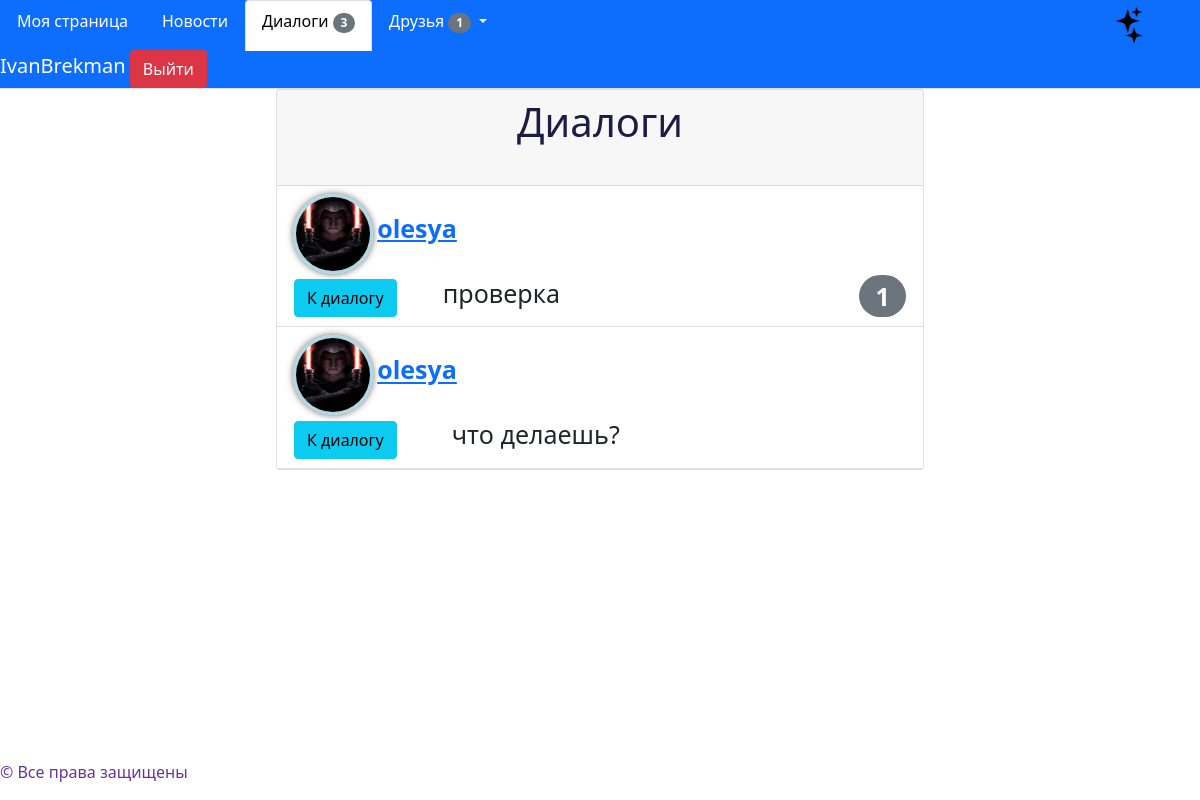
The page /dialogs/7 (signed in) on the database its author committed.
### data/models/user.py (models this page shows, shortened)
class User(SqlAlchemyBase, UserMixin, SerializerMixin):
    __tablename__ = 'users'
    id = sqlalchemy.Column(sqlalchemy.Integer, primary_key=True, autoincrement=True)
    sid = sqlalchemy.Column(sqlalchemy.String)
    nickname = sqlalchemy.Column(sqlalchemy.String, nullable=False)
    email = sqlalchemy.Column(sqlalchemy.String, nullable=False, unique=True)
    img = sqlalchemy.Column(sqlalchemy.String, default='default')
    status = sqlalchemy.Column(sqlalchemy.String, default='Не указано')
    sex = sqlalchemy.Column(sqlalchemy.String, default='Не указано')
    education = sqlalchemy.Column(sqlalchemy.String, default='Не указано')
    marital_status = sqlalchemy.Column(sqlalchemy.String, default='Не указано')
    birthday = sqlalchemy.Column(sqlalchemy.DateTime, default=dt.datetime(1800, 1, 1))
    about_me = sqlalchemy.Column(sqlalchemy.String, default='Не указано')
    password = sqlalchemy.Column(sqlalchemy.String, nullable=False)
    create_date = sqlalchemy.Column(sqlalchemy.DateTime, default=dt.datetime.utcnow)
    last_seen = sqlalchemy.Column(sqlalchemy.DateTime, default=dt.datetime.utcnow)
    posts = orm.relation("Post", back_populates="user", order_by='desc(Post.create_date)',
                         lazy='subquery')
    rates = orm.relation("PostRate", back_populates="user", lazy='subquery')
    _subscribers = orm.relationship("FriendshipOffer", back_populates='user_to', lazy='dynamic',
                                    primaryjoin='User.id == FriendshipOffer.id_to')
    _offers = orm.relationship('FriendshipOffer', back_populates='user_from', lazy='dynamic',
                               primaryjoin='User.id == FriendshipOffer.id_from')
    _friends = orm.relationship('Friend', lazy='dynamic',
                                primaryjoin='or_(User.id == Friend.id1, User.id == Friend.id2)')
    _unanswered_ss = orm.relationship("FriendshipOffer", back_populates='user_to', lazy='subquery',
                                      primaryjoin='User.id == FriendshipOffer.id_to and not '
                                                  'FriendshipOffer.is_answered')
    dialogs = orm.relationship('Dialog', lazy='subquery',
                               primaryjoin='or_(User.id == Dialog.id1, User.id == Dialog.id2)')
    messages = orm.relationship('Message', back_populates='user_to', lazy='subquery',
                                primaryjoin='User.id == Message.id_to')
    notifications = orm.relationship('Notification', back_populates='user', lazy='dynamic')
    def unanswered_subscribers(self):
        return [offer for offer in self._unanswered_ss if not offer.is_answered]
    def unread_dialogs(self):
        dialogs = {}
        for mes in [message for message in self.messages if not message.is_read]:
            if dialogs.get(mes.id_from):
                dialogs.get(mes.id_from).append(mes)
            else:
                dialogs[mes.id_from] = [mes]
        return dialogs

### data/models/dialogs.py (models this page shows, shortened)
class Dialog(SqlAlchemyBase, SerializerMixin):
    __tablename__ = 'dialogs'
    id = sqlalchemy.Column(sqlalchemy.Integer, primary_key=True, autoincrement=True)
    id1 = sqlalchemy.Column(sqlalchemy.Integer, sqlalchemy.ForeignKey('users.id'))
    user1 = orm.relationship('User', foreign_keys=[id1], lazy='subquery')
    id2 = sqlalchemy.Column(sqlalchemy.Integer, sqlalchemy.ForeignKey('users.id'))
    user2 = orm.relationship('User', foreign_keys=[id2], lazy='subquery')
    messages = orm.relationship('Message', back_populates='dialog', order_by='Message.send_date',
                                lazy='dynamic')
    def unread_messages_amount(self, id_from):
        unw = filter(lambda message: message.id_from != id_from and not message.is_read,
                     self.messages)
        return sum(1 for _ in unw)

class Message(SqlAlchemyBase, SerializerMixin):
    __tablename__ = 'messages'
    id = sqlalchemy.Column(sqlalchemy.Integer, primary_key=True, autoincrement=True)
    dialog_id = sqlalchemy.Column(sqlalchemy.Integer, sqlalchemy.ForeignKey('dialogs.id'))
    dialog = orm.relationship('Dialog')
    id_from = sqlalchemy.Column(sqlalchemy.Integer, sqlalchemy.ForeignKey('users.id'))
    user_from = orm.relationship('User', foreign_keys=[id_from], lazy='subquery')
    id_to = sqlalchemy.Column(sqlalchemy.Integer, sqlalchemy.ForeignKey('users.id'))
    user_to = orm.relationship('User', foreign_keys=[id_to], lazy='subquery')
    content = sqlalchemy.Column(sqlalchemy.String, nullable=False)
    send_date = sqlalchemy.Column(sqlalchemy.DateTime, default=dt.datetime.utcnow)
    is_read = sqlalchemy.Column(sqlalchemy.Boolean, default=False)
    def get_abbreviated_message(self, length):
        if len(self.content) > length:
            return self.content[:length - 3] + '...'
        return self.content

### main.py (the view)
@app.route('/dialogs/<int:user_id>')
@login_required
def user_dialogs(user_id):
    session = db_session.create_session()
    user = get_user(session, user_id, check_auth=False)
    data = {dialog: dialog.messages[-1] for dialog in user.dialogs if list(dialog.messages)}
    data = {dialog: data[dialog] for dialog in
            sorted(data, key=lambda d: data[d].send_date, reverse=True)}
    return render_template('dialogs.html', title='Диалоги', data=data, sender=current_user)

### data/db_session.py (called while the page is built)
def create_session() -> Session:
    global __factory
    assert isinstance(__factory, orm.sessionmaker), f"Wrong type of __factory. Excepted " \
                                                    f"orm.sessionmaker, got {type(__factory)}"
    return __factory()

### main.py (called while the page is built)
def get_user(session, user_id, check_auth=True) -> User:
    user = session.query(User).get(user_id)
    if not user:
        raise ValueError(f'There are no users with id: {user_id}')
    if check_auth and current_user != user:
        raise ValueError(f'User with id {user_id} doesnt match to current_user, but current_page'
                         f' need this math')
    return user

@login_manager.user_loader
def load_user(user_id):
    session = db_session.create_session()
    return session.query(User).get(user_id)

@app.context_processor
def app_context():
    context = {'date': dt.utcnow, 'user_info': get_user_status_info, 'isinstance': isinstance,
               'Post': Post}
    return context

@app.before_request
def before_request():
    if current_user.is_authenticated:
        session = db_session.create_session()
        user = session.query(User).get(current_user.id)
        user.last_seen = dt.utcnow()
        session.commit()
        print(current_user.sid, clients)

@app.after_request
@cross_origin()
def after_request(response):
    response.headers.add('Access-Control-Allow-Origin', '*')
    response.headers.add('Access-Control-Allow-Headers', 'Content-Type,Authorization')
    response.headers.add('Access-Control-Allow-Methods', 'GET,PUT,POST,DELETE,OPTIONS')
    return response

### templates/dialogs.html
{% extends 'base.html' %}
{% block links %}
    <link rel="stylesheet" type="text/css" href="{{ url_for('static', filename='css/posts_style.css') }}">
    <link rel="stylesheet" type="text/css" href="{{ url_for('static', filename='css/dialogs.css') }}">
{% endblock %}
{% block content %}
<div id="dialogs" class="card post-card">
    {% include '_dialogs_card.html' %}
</div>
{% endblock %}

### templates/base.html (shortened to what this page needs)
<!DOCTYPE html>
<html lang="en">
<head>
    <link rel="stylesheet"
          href="https://cdn.jsdelivr.net/npm/bootstrap@5.0.0-beta1/dist/css/bootstrap.min.css"
>
    <link rel="stylesheet" href="{{ url_for('static', filename='css/main.css') }}" type="text/css">
    <link rel="stylesheet" href="{{ url_for('static', filename='css/dark.css') }}" type="text/css">
    <link rel="stylesheet" href="{{ url_for('static', filename='css/popup.css') }}" type="text/css">
    {% block links %}{% endblock %}
</head>
<body>
    <header>
        {% block navigation %}
        <div class="nav nav-tabs navbar-light bg-primary" id="nav-tab" role="tablist">
            <a class="nav-item nav-link" style="color: white" id="hom" href="{{ url_for('home_page', user_id=current_user.id) }}"      role="tab" aria-selected="true" >Моя страница</a>
            <a class="nav-item nav-link" style="color: white" id="ind" href="{{ url_for('index') }}"                                   role="tab" aria-selected="false">Новости</a>
            <a class="nav-item nav-link" style="color: white" id="dia" href="{{ url_for('user_dialogs', user_id=current_user.id) }}"   role="tab" aria-selected="false">
                Диалоги
                {% if unm is not defined %}{% set unm = current_user.unread_dialogs()|length %}{% endif %}
                <span id="dialogs_count" class="badge rounded-pill bg-secondary" style="visibility: {% if unm %}visible{% else %}hidden{% endif %}">{{ unm }}</span>
            </a>
            <a class="nav-link dropdown-toggle" style="color: white" data-toggle="dropdown" href="#" role="button" aria-haspopup="true" aria-expanded="false">
                Друзья
                {% set uns = current_user.unanswered_subscribers()|length %}
                <span id="unanswered_subscribers_count1" class="badge rounded-pill bg-secondary" style="visibility: {% if uns %}visible{% else %}hidden{% endif %}">{{ uns }}</span>
            </a>
                    {% set uns = current_user.unanswered_subscribers()|length %}
            <img id="switchTheme" class="nav-item offset-md-6" src="{{ url_for('static', filename='img/star.png') }}" width="50px" height="50px" alt="Темная тема"/>
            <div class="nav-item">
                <span style="font-size: 20px; color: white">{{ current_user.nickname }}</span>
                <a class="btn btn-danger" href="{{ url_for('logout') }}" >Выйти</a>
            </div>
        </div>
        {% endblock %}
    </header>
    <main>
        {% set base = True %}
        {% block content %}{% endblock %}
    </main>
    <footer>
        <span style="color: rebeccapurple;">© Все права защищены</span>
    </footer>
</body>
</html>

### templates/_dialogs_card.html (shortened to what this page needs)
<div class="card-header">
    <h1>Диалоги</h1>
</div>
{% if data %}
<ul class="list-group list-group-flush">
    {% for dialog, last_message in data.items() %}
        {% if dialog.messages %}
            {% if dialog.user1 == sender %} {% set receiver = dialog.user2 %}
            {% else %}                      {% set receiver = dialog.user1 %}
            {% endif %}
            <li class="list-group-item">
                <img class="author-img round" src="{{ url_for('static', filename='img/users_img/' + receiver.img + '.jpg') }}" alt="Фотография собеседника">
                <a href="{{ url_for('home_page', user_id=receiver.id) }}" style="font-size: 25px"><b>{{ receiver.nickname }}</b></a><br>
                <table width="100%">
                {% if last_message.user_from == sender %}
                    <td>
                        <a href="{{ url_for('users_dialog', id_from=sender.id, id_to=receiver.id, _anchor='message_' + last_message.id|string) }}" class="btn btn-info">К диалогу</a>
                        <span style="font-size: 25px; color: gray" class="offset-md-1"><b>Вы: </b></span>
                        <span style="font-size: 25px">{{ last_message.get_abbreviated_message(30) }}</span>
                        <span id="send_time_{{ receiver.id }}" style="color: gray; text-align: right"></span>
                        {% if not last_message.is_read %}
                            <span id="{{ sender.id }}_{{ receiver.id }}_dialog" style="color: orangered">Не прочитано</span>
                        {% else %}
                            <span id="{{ sender.id }}_{{ receiver.id }}_dialog" style="color: deepskyblue">Прочитано</span>
                        {% endif %}
                    </td>
                {% else %}
                    <td>
                        <a href="{{ url_for('users_dialog', id_from=sender.id, id_to=receiver.id, _anchor='message_' + last_message.id|string) }}" class="btn btn-info">К диалогу</a>
                        <span style="font-size: 25px" class="offset-md-1">{{ last_message.get_abbreviated_message(50) }}</span>
                        {% set unw_mes = dialog.unread_messages_amount(sender.id) %}
                    </td>
                    {% if unw_mes != 0 %}
                    <td style="text-align: right">
                        <span class="badge rounded-pill bg-secondary" style="font-size: 25px">{{ unw_mes }}</span>
                    </td> {% endif %}
                {% endif %}
                </table>
            </li>
        {% endif %}
    {% endfor %}
</ul>
{% else %}
    <div class="none">
        <h1>У вас еще нет ни с кем диалога</h1>
        <img src="{{ url_for('static', filename='img/cat.png') }}" alt="Грустный котик"/>
    </div>
{% endif %}

### static/css/main.css (style rules this page uses)
h1 { text-align: center; margin-bottom: 5%; }
footer { position: fixed; top: 95%; }

### static/css/dark.css (style rules this page uses)
#switchTheme { display: inline-block; position: relative; }

### static/css/posts_style.css (style rules this page uses)
.post-card { margin-left: 23%; margin-bottom: 50px; width: 54%; }
.round { border-radius: 50px; border: 3px solid lightblue; box-shadow: 0 0 7px #666; }
img.author-img { width: 100px; height: 100px; }

### static/css/dialogs.css (style rules this page uses)
img.author-img { width: 80px; height: 80px; }
.round { border-radius: 40px; border: 3px solid lightblue; box-shadow: 0 0 7px #666; }
li { list-style-type: none; width: 100%; height: 100%; }

### rows shown on the page
User: nickname "IvanBrekman"
Dialog: img (picture), get_abbreviated_message "проверка", id1 "1"
User: nickname "olesya"
Dialog: img (picture), get_abbreviated_message "что делаешь?"

### other values the page prints
{{ unm }} "3"
{{ uns }} "1"
